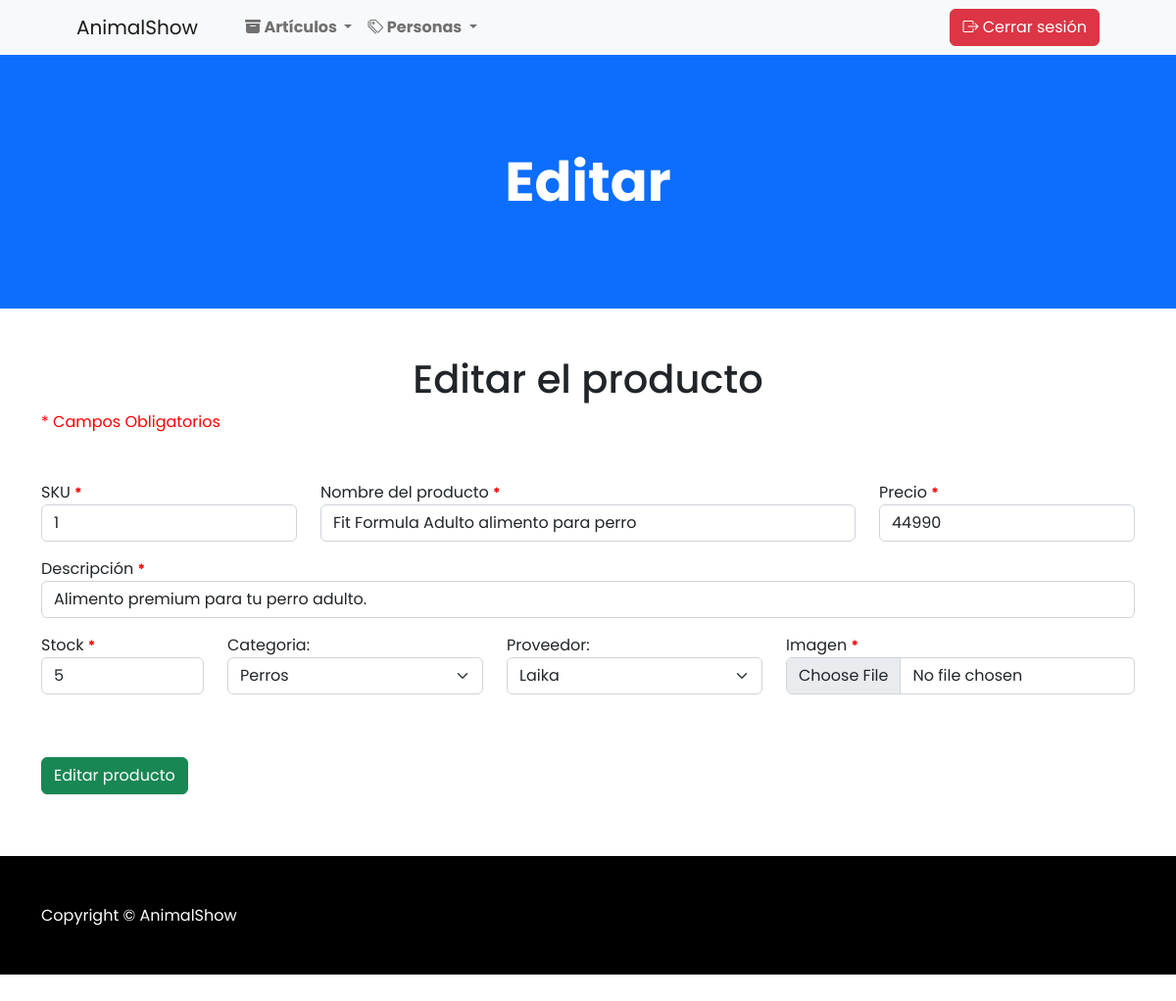
Page /editarProducto/1 on the earlier database version.
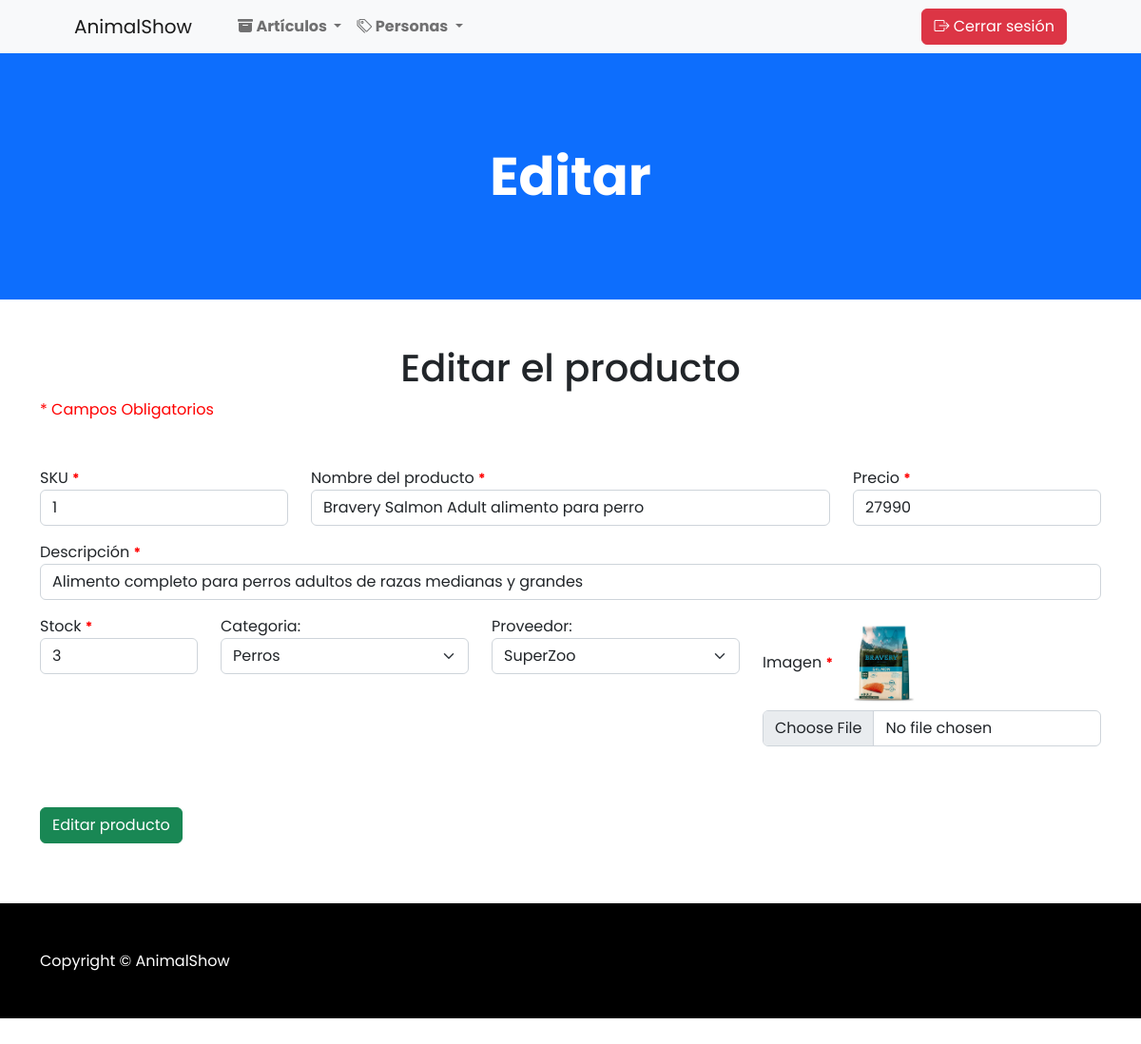
Same page on the later database version.
### apps/Shopanimal/models.py (models this page shows, shortened)
class Producto(models.Model):
    sku = models.IntegerField(primary_key=True)
    nombre = models.CharField(max_length=50)
    precio = models.IntegerField()
    descripcion = models.CharField(max_length=200)
    stock = models.IntegerField()
    id_categoria = models.ForeignKey(Categoria, on_delete=models.CASCADE)
    id_proveedor = models.ForeignKey(Proveedor, on_delete=models.CASCADE)
    imagen = models.ImageField(upload_to='imagenesProducto')

class Proveedor(models.Model):
    id_proveedor = models.IntegerField(primary_key=True)
    nombre_proveedor = models.CharField(max_length=100)
    email = models.CharField(max_length=100)
    telefono = models.CharField(max_length=50)
    ciudad = models.CharField(max_length=100)

class Categoria(models.Model):
    id_categoria = models.IntegerField(primary_key=True)
    nombre_categoria = models.CharField(max_length=100)
    descripcion = models.CharField(max_length=100)

### apps/Shopanimal/views.py (the view)
# urls.py: path('editarProducto/<sku>', views.cargarEditarProducto),
def cargarEditarProducto(request, sku):
    tipoUsuario = request.session.get('tipoUsuario', None)
    productos = Producto.objects.get(sku=sku)
    categorias = Categoria.objects.all()
    proveedores = Proveedor.objects.all()
    return render(request, "editarProd.html", {"prod": productos, "cate": categorias, "prove": proveedores, "tipoUsuario":tipoUsuario})

### apps/Shopanimal/templates/editarProd.html (shortened to what the changed rows need)
{% extends './baseAdmin.html' %}
{% load static %}
{% block head %}
<link rel="stylesheet" href="{% static 'css/style.css' %}" />
{% endblock %}
{% block body %}
   <header class="bg-primary py-5">
    <div class="container px-4 px-lg-5 my-5">
        <div class="text-center text-white">
            <h1 class="display-4 fw-bolder">Editar</h1>
        </div>
    </div>
</header>
<div class="container mt-5">
    <h1>Editar el producto</h1>
</div>
<form action="/editarProductoForm" method="POST" enctype="multipart/form-data"> {% csrf_token %}
    <div class="container mt-5 mb-5">
        <div class="row">
            <div class="col-md-3">
                <div class="form-group mb-3">
                    <label for="txtSku">SKU <small>*</small></label>
                    <input readonly value="{{prod.sku}}" name="txtSku" id="txtSku" type="number" class="form-control"
                        placeholder="SKU del producto">
                </div>
            </div>
            <div class="col-md-6">
                <div class="form-group mb-3">
                    <label for="txtProducto">Nombre del producto <small>*</small></label>
                    <input value="{{prod.nombre}}" name="txtProducto" id="txtProducto" type="text" class="form-control"
                        placeholder="Ingrese el nombre del producto">
                </div>
            </div>
            <div class="col-md-3">
                <div class="form-group mb-3">
                    <label for="txtPrecio">Precio <small>*</small></label>
                    <input value="{{prod.precio}}" name="txtPrecio" id="txtPrecio" type="number" class="form-control"
                        placeholder="Ingrese el precio">
                </div>
            </div>
            <div class="col-md-12">
                <div class="form-group mb-3">
                    <label for="txtDesc">Descripción <small>*</small></label>
                    <input value="{{prod.descripcion}}" name="txtDesc" id="txtDesc" type="text" class="form-control"
                        placeholder="Ingrese una descripción para el producto">
                </div>
            </div>
            <div class="col-md-2">
                <div class="form-group mb-3">
                    <label for="txtStock">Stock <small>*</small></label>
                    <input value="{{prod.stock}}" name="txtStock" id="txtStock" type="number" class="form-control"
                        placeholder="Registrar el stock">
                </div>
            </div>
            <div class="col-md-3">
                <div class="form-group mb-3">
                    <label for="cmbCat">Categoria:</label>
                    <select name="cmbCat" id="cmbCat" class="form-select">
                        {% for c in cate %}
                        <option value="{{c.id_categoria}}" {% if c.id_categoria == prod.id_categoria.id_categoria %} selected {% endif %}>{{c.nombre_categoria}}</option>
                        {% endfor %}
                    </select>
                </div>
            </div>
            <div class="col-md-3">
                <div class="form-group mb-3">
                    <label for="cmbPro">Proveedor:</label>
                    <select name="cmbPro" id="cmbPro" class="form-select">
                        {% for p in prove %}
                        <option value="{{p.id_proveedor}}" {% if p.id_proveedor == prod.id_proveedor.id_proveedor %} selected {% endif %}>{{p.nombre_proveedor}}</option>
                        {% endfor %}
                    </select>
                </div>
            </div>
            <div class="col-md-4">
                <div class="form-group mb-3">
                    <label for="txtImagen">Imagen <small>*</small></label>
                    <img src="{{prod.imagen.url}}" height="100" alt="">
                    <input name="txtImagen" id="txtImagen" type="file" class="form-control">
                </div>
            </div>
        </div>
    </div>
</form>
{% endblock %}

Differences in the rows shown:
changed Producto "Perros": txtProducto "Fit Formula Adulto alimento para perro" → "Bravery Salmon Adult alimento para perro"; txtPrecio "44990" → "27990"; txtDesc "Alimento premium para tu perro adulto." → "Alimento completo para perros adultos de razas medianas y grandes"; txtStock "5" → "3"; cmbPro "Laika" → "SuperZoo"; imagen: picture added
